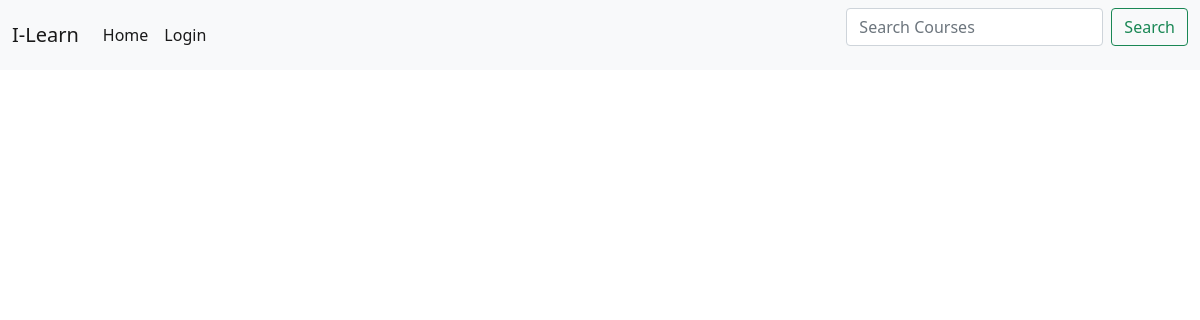
/book/course/12/, run on an earlier commit of the app's database.
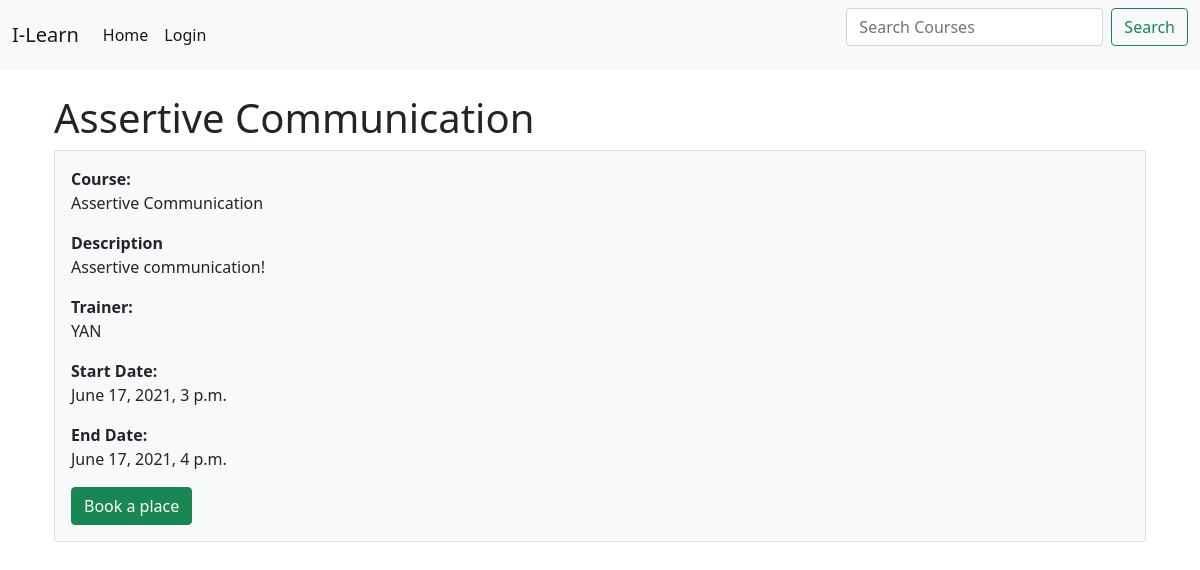
And on a later commit of the database.
### booking/models.py (models this page shows, shortened)
class Course(models.Model):
    staff=(
        ('CAL', 'CALUM'),
        ('YAN', 'YANNA'),
        ('HAN', 'HANNA'),
        ('EXT', 'EXTERNAL'),
    )
    divisions = (
        ('GLO','Company Wide'),
        ('OPE','Operations'),
        ('TEC','Technology'),
        ('FIN','Finance'),
        ('MAR','Marketing'),
    )
    courseNumber = models.IntegerField()
    courseName = models.CharField(max_length=200)
    courseDesc = models.CharField(max_length=500)
    host = models.CharField(max_length=3, choices=staff)
    min_participants = models.IntegerField()
    max_participants = models.IntegerField()
    start_date = models.DateTimeField()
    end_date = models.DateTimeField()
    program = models.ForeignKey(Programs, on_delete=models.CASCADE, default=4)
    division_access = models.CharField(max_length=3, choices=divisions, default='GLO')
    image=models.ImageField(default='course.jpg',upload_to='course_photos') #Setting the users profile pic
    course_completed = models.BooleanField(blank=True)

### booking/views.py (the view, shortened to what this page needs)
# urls.py: path('book/course/<int:pk>/', book.as_view(), name='book'),
class book(View): #Creating my own view to have better control over what is happening
    def get(self, request, *args, **kwargs): #This function specifies what happens when the page is loaded
        course_id = self.kwargs.get('pk', None) #Getting the course ID from the URL, the number in URL is called pk
        course = Course.objects.filter(id = course_id) #Creating a queryset and filtering it by the ID got above
        form = bookCourse() #Loading the custom form from forms.py
        attendents = attendees.objects.filter(id = course_id) #Getting list of attendees thatare on the course
        context = {'course': course, 'attendees':attendents, 'form':form}
        return render(request, 'booking/book.html', context)

### booking/forms.py
class bookCourse(forms.ModelForm):
    class Meta:
        model = attendees
        fields = [ 'role', 'course_due', 'your_development']
        labels = {
            'your_development':'How has this training been identified? How will you apply the learning in your role? How will you measure the success of this learning?',
            'role':'Your Job Title'
        }
        widgets = {
            'your_development': widgets.Textarea()
        }

### booking/templates/booking/book.html (shortened to what this page needs)
{% extends "booking/base.html" %}
{% load crispy_forms_tags %}
{% block content %}
<br>
<div class="container px-4">
    {% for c in course %}
    <h1>{{c.courseName}}</h1>
    <div class="row gx-5">
      <div class="col">
       <div class="p-3 border bg-light">
           <b>Course: </b><p>{{c.courseName}}</p>
           <b>Description</b><p>{{c.courseDesc}}</p>
           <b>Trainer: </b><p>{{c.host}}</p>
           <b>Start Date: </b><p>{{c.start_date}}</p>
           <b>End Date: </b><p>{{c.end_date}}</p>
           {% if c.attendees_set.count > c.max_participants %}
           <a class="btn btn-secondary"disabled>Sorry this course is fully booked</a>
           {% else %}
           <button id="myBtn" class="btn btn-success">Book a place</button>
           {% endif %}
        </div>
      </div>
    {% endfor %}
    </div>
  </div>
{% endblock content %}

What changed in the data, as far as the page shows it:
added Course: courseName "Assertive Communication", courseDesc "Assertive communication!", host "YAN", start_date "June 17, 2021, 3 p.m.", end_date "June 17, 2021, 4 p.m."
